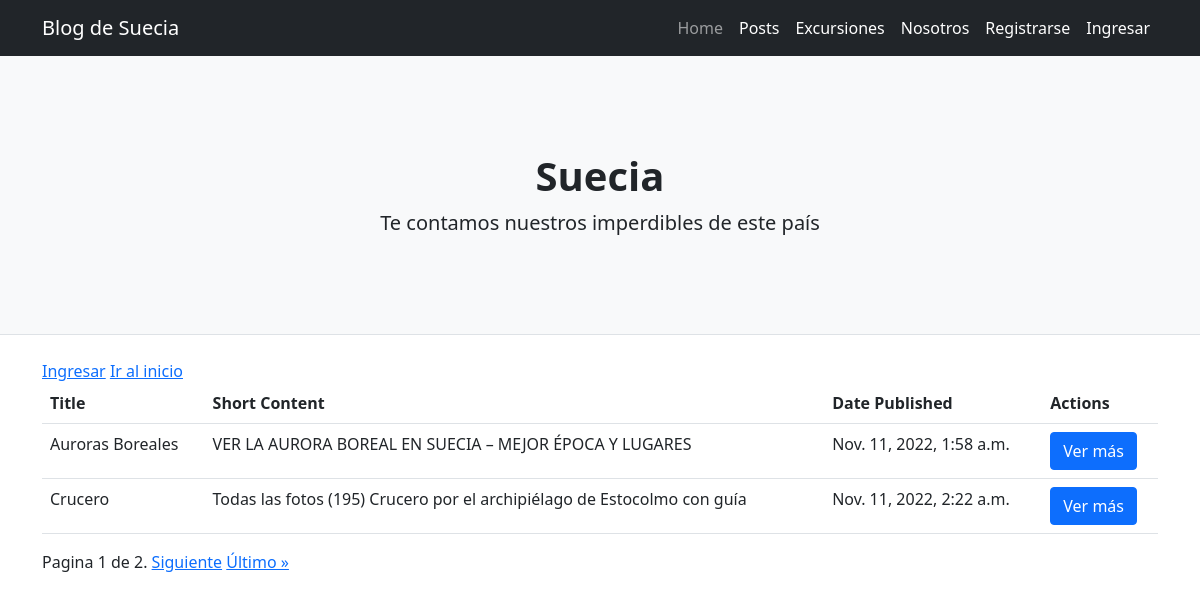
Page /list/ on the committed database.
### blog/models.py (models this page shows, shortened)
class Post(models.Model):
    title = models.CharField(max_length=100)
    short_content = models.CharField(max_length=300)
    content = models.TextField(max_length=3000)
    date_published = models.DateTimeField(auto_now_add=True)
    image = models.ImageField(upload_to="posts", null=True, blank=True)

### blog/views.py (the view)
# urls.py: path('list/', ListPost.as_view(), name="list-post"),
class ListPost(ListView):
    paginate_by = 2
    model = Post

### blog/templates/blog/post_list.html (shortened to what this page needs)
{% extends 'blog/base.html' %}
{% block contenido %}
<div class="container">
    {% if user.is_authenticated %}
        <a href="{% url 'index-blog' %}">Ir al inicio</a>
        <a href="{% url 'blog-logout' %}">Salir</a>
        <a href="{% url 'create-post' %}">Crear un nuevo post</a>
        <a href="{% url 'profile-update' user.id %}">Actualizar Perfil</a>
    {% else %}
        <a href="{% url 'blog-login' %}"> Ingresar</a>
        <a href="{% url 'index-blog' %}">Ir al inicio</a>
    {% endif %}
    <table class="table">
        <tr>
            <th>Title</th>
            <th>Short Content</th>
            <th>Date Published</th>
            <th>Actions</th>
        </tr>
        {% for post in object_list %}
            <tr>
                <td>{{ post.title }}</td>
                <td>{{ post.short_content }}</td>
                <td>{{ post.date_published }} </td>
                <td>
                    <a class="btn btn-primary" href="{% url 'detail-post' post.id  %}">Ver más</a>
                </td>
            </tr>
        {% endfor %}
    </table>
    <div class="pagination">
        <span class="step-links">
            <span class="current">
                Pagina {{ page_obj.number }} de {{ page_obj.paginator.num_pages }}.
            </span>
            {% if page_obj.has_next %}
            <a href="?page={{ page_obj.next_page_number }}">Siguiente</a>
            <a href="?page={{ page_obj.paginator.num_pages }}">Último &raquo;</a>
            {% endif %}
        </span>
    </div>
</div>
{% endblock %}

### rows in the picture
Post: title "Auroras Boreales", short_content "VER LA AURORA BOREAL EN SUECIA – MEJOR ÉPOCA Y LUGARES", date_published "Nov. 11, 2022, 1:58 a.m."
Post: title "Crucero", short_content "Todas las fotos (195) Crucero por el archipiélago de Estocolmo con guía", date_published "Nov. 11, 2022, 2:22 a.m."

### other values in the picture
{{ page_obj.number }} "1"
{{ page_obj.paginator.num_pages }} "2"
